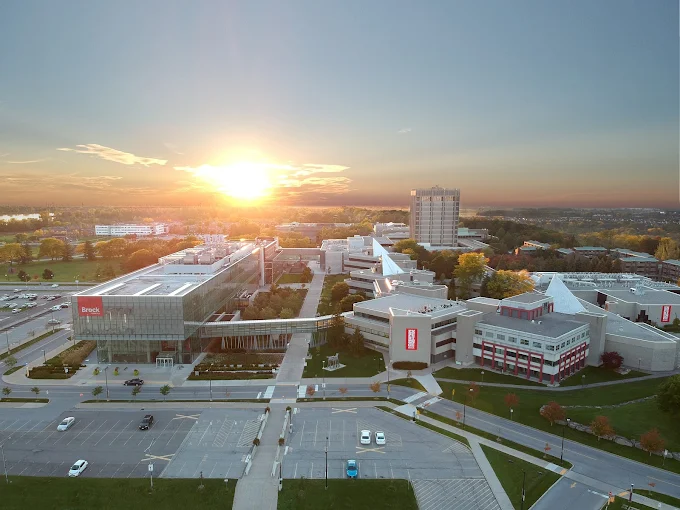
#> input picture Image Pixelator/brock_before.jpg, 680 x 510 px
$ python ImagePixelator.py
#> lines starting #> are read from the running program, lines starting #| are printed output that depends on the picture
from PIL import Image

def pixelate_image(input_path, output_path, pixel_size):
#> called with input_path = 'brock_before.jpg', output_path = 'brock_after.png', pixel_size = 5
    image = Image.open(input_path)
#> image is the input picture: PIL image 680x510 RGB; mean R, G, B 135.3, 136.2, 129.9

    # shrink image based on pixel size then resize it back to original size to pixelate
    small_image = image.resize((image.width // pixel_size, image.height // pixel_size),resample=Image.NEAREST)
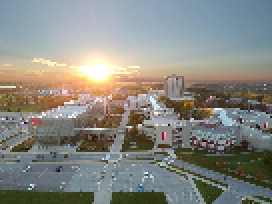
#> small_image: PIL image 136x102 RGB (shown 2 times larger); mean R, G, B 135.2, 136.1, 129.9
    pixelated_image = small_image.resize((image.width, image.height),resample=Image.NEAREST)
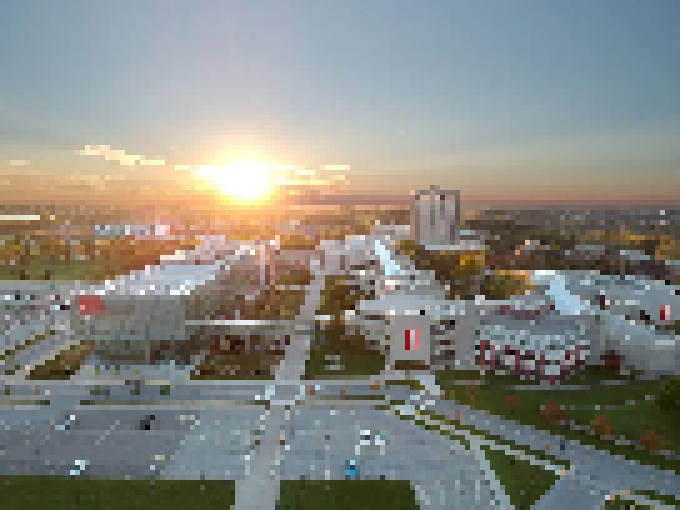
#> pixelated_image: PIL image 680x510 RGB; mean R, G, B 135.2, 136.1, 129.9

    # Save the pixelated image
    pixelated_image.save(output_path)
    print(f"Pixelated image saved as {output_path}")

pixelate_image("brock_before.jpg", "brock_after.png", pixel_size=5)
